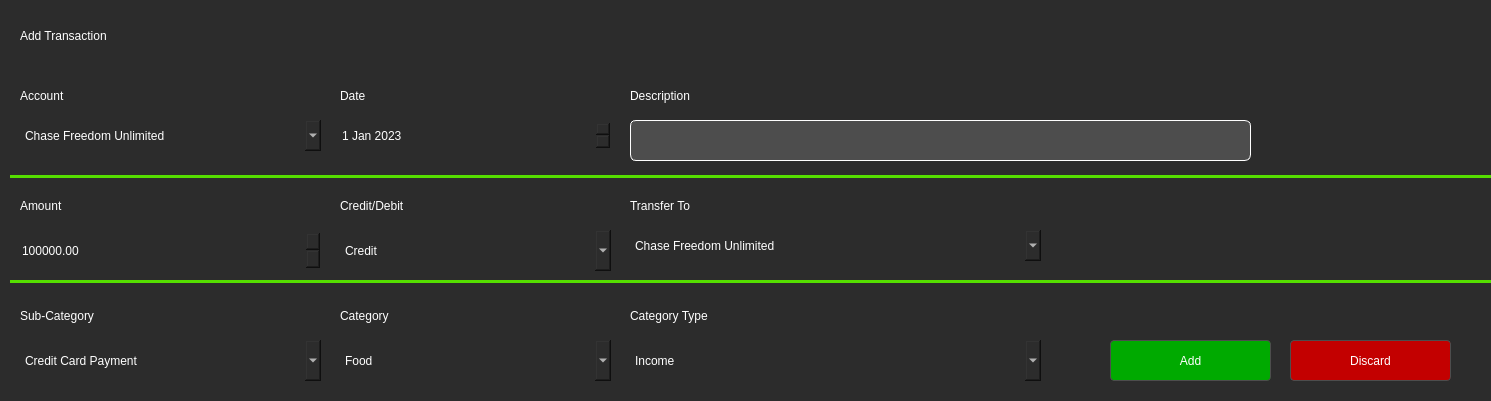
<?xml version="1.0" encoding="UTF-8"?>
<ui version="4.0">
 <class>Form</class>
 <widget class="QWidget" name="Form">
  <property name="geometry">
   <rect>
    <x>0</x>
    <y>0</y>
    <width>1491</width>
    <height>401</height>
   </rect>
  </property>
  <property name="windowTitle">
   <string>Form</string>
  </property>
  <property name="styleSheet">
   <string notr="true">QWidget {
        background-color: #2c2c2c;
        color: #ffffff;
        border: none;
        font: 14pt &quot;Nirmala UI&quot;;
}
QWidget#side_menu {
    background-color: #4e5564;
    color: #ffffff;
    border: 1px solid #4e5564;
    border-radius: 16px;
    font: 14pt &quot;Nirmala UI&quot;;
}
QLabel#Dashboard_Title {
    background-color: none;
    color: #ffffff;
    border: none;
    font: 20pt &quot;Nirmala UI&quot;;
}
QLabel#Eat_Out_Image {
    background-image: url(:/images/pngaaa.com-2384833.png);
    background-color: #4d4d4d;
    border: 1px solid #4d4d4d;
    border-radius: 4px;
    color: #ffffff;
    padding: 5px;
}
QLabel#Grocery_Image {
    background-image: url(:/images/pngaaa.com-2138453.png);
    background-color: #4d4d4d;
    border: 1px solid #4d4d4d;
    border-radius: 4px;
    color: #ffffff;
    padding: 5px;
}
QLabel#Transportation_Image {
    background-image: url(:/images/pngaaa.com-2182093.png);
    background-color: #4d4d4d;
    border: 1px solid #4d4d4d;
    border-radius: 4px;
    color: #ffffff;
    padding: 5px;
}
QLabel#Free_Expense_Image {
    background-image: url(:/images/pngaaa.com-1261106.png);
    background-color: #4d4d4d;
    border: 1px solid #4d4d4d;
    border-radius: 4px;
    color: #ffffff;
    padding: 5px;
}
QLabel#Bills_Image {
    background-image: url(:/images/pngaaa.com-1433501.png);
    background-color: #4d4d4d;
    border: 1px solid #4d4d4d;
    border-radius: 4px;
    color: #ffffff;
    padding: 5px;
}
QLabel#Investment_Image {
    background-image: url(:/images/pngaaa.com-3584133.png);
    background-color: #4d4d4d;
    border: 1px solid #4d4d4d;
    border-radius: 4px;
    color: #ffffff;
    padding: 5px;
}
QLabel#Support_Image {
    background-image: url(:/images/pngaaa.com-2914571.png);
    background-color: #4d4d4d;
    border: 1px solid #4d4d4d;
    border-radius: 4px;
    color: #ffffff;
    padding: 5px;
}
QLabel#Goal_Image {
    background-image: url(:/images/pngaaa.com-848656.png);
    background-color: #4d4d4d;
    border: 1px solid #4d4d4d;
    border-radius: 4px;
    color: #ffffff;
    padding: 5px;
}
QPushButton {
    background-color: #4d4d4d;
    border: 1px solid #4d4d4d;
    border-radius: 4px;
    color: #ffffff;
    padding: 5px;
}
QPushButton:hover {
    background-color: #5a5a5a;
    border: 1px solid #5a5a5a;
}
QPushButton#side_menu_button:hover {
    background-image: url(:/button_image/Burger_button_hover.png);
    background-color: #5a5a5a;
    border: 1px solid #5a5a5a;
}
QPushButton#side_menu_button:pressed {
    background-image: url(:/button_image/Burger_button_click.png);
    background-color: #5a5a5a;
    border: 1px solid #5a5a5a;
}
QPushButton#remove_button_watchlist {
    background-color: #ff0000;
    border: 1px solid #ffffff;
    border-radius: 4px;
    color: #ffffff;
    padding: 5px;
}
QPushButton#remove_button_watchlist:hover {
    background-color: #ff6c6c;
    border: 1px solid #ffffff;
}
QPushButton#remove_button_watchlist:pressed {
    background-color: #aa0000;
    border: 1px solid #ffffff;
}
QPushButton#Add_strategy {
    background-color: #00ad0e;
    border: 1px solid #ffffff;
    border-radius: 4px;
    color: #ffffff;
    padding: 5px;
}
QPushButton#Add_strategy:hover {
    background-color: #67ff74;
    border: 1px solid #ffffff;
}
QPushButton#Add_strategy:pressed {
    background-color: #006408;
    border: 1px solid #a3a3a3;
}
QPushButton#Activation {
    background-color: #00ad0e;
    border: 1px solid #ffffff;
    border-radius: 4px;
    color: #ffffff;
    padding: 5px;
}
QPushButton#Activation:hover {
    background-color: #67ff74;
    border: 1px solid #ffffff;
}
QPushButton#Activation:pressed {
    background-color: #006408;
    border: 1px solid #a3a3a3;
}
QPushButton#Blue_button {
    background-color: #0003bb;
    border: 1px solid #ffffff;
    border-radius: 4px;
    color: #ffffff;
    padding: 5px;
}
QPushButton#Blue_button:hover {
    background-color: #4446d1;
    border: 1px solid #ffffff;
}
QPushButton#Blue_button:pressed {
    background-color: #000277;
    border: 1px solid #a3a3a3;
}
QPushButton#Yellow_button {
    background-color: #a5bd1e;
    border: 1px solid #ffffff;
    border-radius: 4px;
    color: #ffffff;
    padding: 5px;
}
QPushButton#Yellow_button:hover {
    background-color: #e5ff54;
    border: 1px solid #ffffff;
}
QPushButton#Yellow_button:pressed {
    background-color: #81960f;
    border: 1px solid #a3a3a3;
}
QCheckBox {
    color: #ffffff;
}
QLineEdit {
    background-color: #4d4d4d;
    border: 1px solid #4d4d4d;
    color: #ffffff;
    padding: 5px;
    border-color: #ffffff;
    border-radius: 6px;
}
QTextEdit {
    background-color: #4d4d4d;
    border: 1px solid #4d4d4d;
    color: #ffffff;
    padding: 5px;
    border-color: #ffffff;
    border-radius: 20px;
}
QProgressBar {
    border: 1px solid #444444;
    border-radius: 7px;
    background-color: #2e2e2e;
    text-align: center;
    font-size: 10pt;
    color: white;
}
QProgressBar::chunk {
    background-color: #3a3a3a;
    width: 5px;
}
QScrollBar:vertical {
    border: none;
    background-color: #3a3a3a;
    width: 10px;
    margin: 16px 0 16px 0;
}
QScrollBar::handle:vertical {
    background-color: #444444;
    border-radius: 5px;
}
QScrollBar:horizontal {
    border: none;
    background-color: #3a3a3a;
    height: 10px;
    margin: 0px 16px 0 16px;
}
QScrollBar::handle:horizontal {
    background-color: #444444;
    border-radius: 5px;
}
QTabWidget {
    background-color: #2e2e2e;
    border: none;
}
QTabBar::tab {
    background-color: #2e2e2e;
    color: #b1b1b1;
    padding: 8px 20px;
    border-top-left-radius: 5px;
    border-top-right-radius: 5px;
    border: none;
}
QTabBar::tab:selected, QTabBar::tab:hover {
    background-color: #3a3a3a;
    color: white;
}</string>
  </property>
  <widget class="QLabel" name="account_label">
   <property name="geometry">
    <rect>
     <x>20</x>
     <y>80</y>
     <width>91</width>
     <height>31</height>
    </rect>
   </property>
   <property name="styleSheet">
    <string notr="true">font: 700 14pt &quot;Nirmala UI&quot;;</string>
   </property>
   <property name="text">
    <string>Account</string>
   </property>
  </widget>
  <widget class="QComboBox" name="transfer_To_comboBox">
   <property name="geometry">
    <rect>
     <x>630</x>
     <y>230</y>
     <width>411</width>
     <height>31</height>
    </rect>
   </property>
   <item>
    <property name="text">
     <string>Chase Freedom Unlimited</string>
    </property>
   </item>
   <item>
    <property name="text">
     <string>Chase Checking</string>
    </property>
   </item>
  </widget>
  <widget class="QLabel" name="description_label">
   <property name="geometry">
    <rect>
     <x>630</x>
     <y>80</y>
     <width>121</width>
     <height>31</height>
    </rect>
   </property>
   <property name="styleSheet">
    <string notr="true">font: 700 14pt &quot;Nirmala UI&quot;;</string>
   </property>
   <property name="text">
    <string>Description</string>
   </property>
  </widget>
  <widget class="QLabel" name="amount_label">
   <property name="geometry">
    <rect>
     <x>20</x>
     <y>190</y>
     <width>121</width>
     <height>31</height>
    </rect>
   </property>
   <property name="styleSheet">
    <string notr="true">font: 700 14pt &quot;Nirmala UI&quot;;</string>
   </property>
   <property name="text">
    <string>Amount</string>
   </property>
  </widget>
  <widget class="QLabel" name="category_label">
   <property name="geometry">
    <rect>
     <x>340</x>
     <y>300</y>
     <width>141</width>
     <height>31</height>
    </rect>
   </property>
   <property name="styleSheet">
    <string notr="true">font: 700 14pt &quot;Nirmala UI&quot;;</string>
   </property>
   <property name="text">
    <string>Category</string>
   </property>
  </widget>
  <widget class="QDoubleSpinBox" name="amount_doubleSpinBox">
   <property name="geometry">
    <rect>
     <x>20</x>
     <y>230</y>
     <width>301</width>
     <height>41</height>
    </rect>
   </property>
   <property name="maximum">
    <double>1000000000.990000009536743</double>
   </property>
   <property name="singleStep">
    <double>0.010000000000000</double>
   </property>
   <property name="value">
    <double>1555555.000000000000000</double>
   </property>
  </widget>
  <widget class="QLabel" name="date_label">
   <property name="geometry">
    <rect>
     <x>340</x>
     <y>80</y>
     <width>91</width>
     <height>31</height>
    </rect>
   </property>
   <property name="styleSheet">
    <string notr="true">font: 700 14pt &quot;Nirmala UI&quot;;</string>
   </property>
   <property name="text">
    <string>Date</string>
   </property>
  </widget>
  <widget class="Line" name="horizontal_line_2">
   <property name="geometry">
    <rect>
     <x>10</x>
     <y>280</y>
     <width>1481</width>
     <height>3</height>
    </rect>
   </property>
   <property name="styleSheet">
    <string notr="true">background-color: rgb(85, 222, 0);</string>
   </property>
   <property name="orientation">
    <enum>Qt::Horizontal</enum>
   </property>
  </widget>
  <widget class="QComboBox" name="category_Type_comboBox">
   <property name="geometry">
    <rect>
     <x>630</x>
     <y>340</y>
     <width>411</width>
     <height>41</height>
    </rect>
   </property>
   <item>
    <property name="text">
     <string>Income</string>
    </property>
   </item>
   <item>
    <property name="text">
     <string>Expense</string>
    </property>
   </item>
   <item>
    <property name="text">
     <string>Investment</string>
    </property>
   </item>
   <item>
    <property name="text">
     <string>Payback</string>
    </property>
   </item>
  </widget>
  <widget class="QLabel" name="category_Type_label">
   <property name="geometry">
    <rect>
     <x>630</x>
     <y>300</y>
     <width>141</width>
     <height>31</height>
    </rect>
   </property>
   <property name="styleSheet">
    <string notr="true">font: 700 14pt &quot;Nirmala UI&quot;;</string>
   </property>
   <property name="text">
    <string>Category Type</string>
   </property>
  </widget>
  <widget class="QPushButton" name="discard_pushButton">
   <property name="geometry">
    <rect>
     <x>1290</x>
     <y>340</y>
     <width>161</width>
     <height>41</height>
    </rect>
   </property>
   <property name="styleSheet">
    <string notr="true">QPushButton {
    background-color: #c30000;
    border: 1px solid #4d4d4d;
    border-radius: 4px;
    color: #ffffff;
    padding: 5px;
}
QPushButton:hover {
    background-color: #ff5a5a;
    border: 1px solid #5a5a5a;
}
QPushButton:pressed {
	background-color: #8c0000;
    border: 1px solid #5a5a5a;
}</string>
   </property>
   <property name="text">
    <string>Discard</string>
   </property>
  </widget>
  <widget class="QLineEdit" name="description_lineEdit">
   <property name="geometry">
    <rect>
     <x>630</x>
     <y>120</y>
     <width>621</width>
     <height>41</height>
    </rect>
   </property>
  </widget>
  <widget class="Line" name="horizontal_line_1">
   <property name="geometry">
    <rect>
     <x>10</x>
     <y>175</y>
     <width>1481</width>
     <height>3</height>
    </rect>
   </property>
   <property name="styleSheet">
    <string notr="true">background-color: rgb(85, 222, 0);</string>
   </property>
   <property name="orientation">
    <enum>Qt::Horizontal</enum>
   </property>
  </widget>
  <widget class="QLabel" name="sub_Category_label">
   <property name="geometry">
    <rect>
     <x>20</x>
     <y>300</y>
     <width>141</width>
     <height>31</height>
    </rect>
   </property>
   <property name="styleSheet">
    <string notr="true">font: 700 14pt &quot;Nirmala UI&quot;;</string>
   </property>
   <property name="text">
    <string>Sub-Category</string>
   </property>
  </widget>
  <widget class="QPushButton" name="add_pushButton">
   <property name="geometry">
    <rect>
     <x>1110</x>
     <y>340</y>
     <width>161</width>
     <height>41</height>
    </rect>
   </property>
   <property name="styleSheet">
    <string notr="true">QPushButton {
    background-color: #00aa00;
    border: 1px solid #4d4d4d;
    border-radius: 4px;
    color: #ffffff;
    padding: 5px;
}
QPushButton:hover {
    background-color: #00ff00;
    border: 1px solid #5a5a5a;
}
QPushButton:pressed {
	background-color: #007900;
    border: 1px solid #5a5a5a;
}</string>
   </property>
   <property name="text">
    <string>Add</string>
   </property>
  </widget>
  <widget class="QLabel" name="add_Transaction_label">
   <property name="geometry">
    <rect>
     <x>20</x>
     <y>10</y>
     <width>241</width>
     <height>51</height>
    </rect>
   </property>
   <property name="styleSheet">
    <string notr="true">font: 700 22pt &quot;Nirmala UI&quot;;
</string>
   </property>
   <property name="text">
    <string>Add Transaction</string>
   </property>
  </widget>
  <widget class="QLabel" name="transfer_To_label">
   <property name="geometry">
    <rect>
     <x>630</x>
     <y>190</y>
     <width>121</width>
     <height>31</height>
    </rect>
   </property>
   <property name="styleSheet">
    <string notr="true">font: 700 14pt &quot;Nirmala UI&quot;;</string>
   </property>
   <property name="text">
    <string>Transfer To</string>
   </property>
  </widget>
  <widget class="QComboBox" name="sub_Category_comboBox">
   <property name="geometry">
    <rect>
     <x>20</x>
     <y>340</y>
     <width>301</width>
     <height>41</height>
    </rect>
   </property>
   <item>
    <property name="text">
     <string>Credit Card Payment</string>
    </property>
   </item>
   <item>
    <property name="text">
     <string>Phone Bill</string>
    </property>
   </item>
   <item>
    <property name="text">
     <string>Car Insurance</string>
    </property>
   </item>
   <item>
    <property name="text">
     <string>Restaurant</string>
    </property>
   </item>
   <item>
    <property name="text">
     <string>Restaurant Tip</string>
    </property>
   </item>
   <item>
    <property name="text">
     <string>Video Game</string>
    </property>
   </item>
   <item>
    <property name="text">
     <string>Fast Food</string>
    </property>
   </item>
   <item>
    <property name="text">
     <string>Grocery Store</string>
    </property>
   </item>
   <item>
    <property name="text">
     <string>Walmart</string>
    </property>
   </item>
   <item>
    <property name="text">
     <string>Donation</string>
    </property>
   </item>
   <item>
    <property name="text">
     <string>Gas</string>
    </property>
   </item>
   <item>
    <property name="text">
     <string>Student Loan</string>
    </property>
   </item>
   <item>
    <property name="text">
     <string>Salary</string>
    </property>
   </item>
   <item>
    <property name="text">
     <string>Rent</string>
    </property>
   </item>
  </widget>
  <widget class="QLabel" name="credit_Debit_label">
   <property name="geometry">
    <rect>
     <x>340</x>
     <y>190</y>
     <width>121</width>
     <height>31</height>
    </rect>
   </property>
   <property name="styleSheet">
    <string notr="true">font: 700 14pt &quot;Nirmala UI&quot;;</string>
   </property>
   <property name="text">
    <string>Credit/Debit</string>
   </property>
  </widget>
  <widget class="QComboBox" name="account_comboBox">
   <property name="geometry">
    <rect>
     <x>20</x>
     <y>120</y>
     <width>301</width>
     <height>31</height>
    </rect>
   </property>
   <item>
    <property name="text">
     <string>Chase Freedom Unlimited</string>
    </property>
   </item>
   <item>
    <property name="text">
     <string>Chase Checking</string>
    </property>
   </item>
  </widget>
  <widget class="QComboBox" name="category_comboBox">
   <property name="geometry">
    <rect>
     <x>340</x>
     <y>340</y>
     <width>271</width>
     <height>41</height>
    </rect>
   </property>
   <item>
    <property name="text">
     <string>Food</string>
    </property>
   </item>
   <item>
    <property name="text">
     <string>Bills</string>
    </property>
   </item>
   <item>
    <property name="text">
     <string>Grocery</string>
    </property>
   </item>
   <item>
    <property name="text">
     <string>Transportation</string>
    </property>
   </item>
   <item>
    <property name="text">
     <string>Free Expense</string>
    </property>
   </item>
   <item>
    <property name="text">
     <string>Earnings</string>
    </property>
   </item>
   <item>
    <property name="text">
     <string>Investment</string>
    </property>
   </item>
   <item>
    <property name="text">
     <string>Support</string>
    </property>
   </item>
   <item>
    <property name="text">
     <string>Goal</string>
    </property>
   </item>
   <item>
    <property name="text">
     <string>Payment</string>
    </property>
   </item>
  </widget>
  <widget class="QDateEdit" name="date_dateEdit">
   <property name="geometry">
    <rect>
     <x>340</x>
     <y>120</y>
     <width>271</width>
     <height>31</height>
    </rect>
   </property>
   <property name="dateTime">
    <datetime>
     <hour>0</hour>
     <minute>0</minute>
     <second>0</second>
     <year>2023</year>
     <month>1</month>
     <day>1</day>
    </datetime>
   </property>
   <property name="maximumDate">
    <date>
     <year>2024</year>
     <month>12</month>
     <day>31</day>
    </date>
   </property>
   <property name="minimumDate">
    <date>
     <year>2015</year>
     <month>1</month>
     <day>1</day>
    </date>
   </property>
  </widget>
  <widget class="QComboBox" name="credit_Debit_comboBox">
   <property name="geometry">
    <rect>
     <x>340</x>
     <y>230</y>
     <width>271</width>
     <height>41</height>
    </rect>
   </property>
   <item>
    <property name="text">
     <string>Credit</string>
    </property>
   </item>
   <item>
    <property name="text">
     <string>Debit</string>
    </property>
   </item>
  </widget>
 </widget>
 <resources/>
 <connections/>
</ui>
